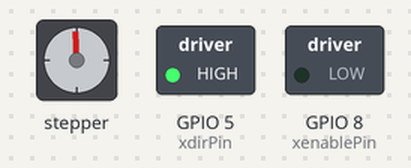
A sketch run on a simulated ESP8266 (NodeMCU). Shown: stepper motor, switched loads named in the sketch (green lamp = pin HIGH). WiFi joins after 1.5 s; servers stay silent unless stated; stepper angles assume 200 steps per turn; pins used as bus, display or sensor lines are not drawn; what the sketch prints to the serial monitor is not drawn.

Above: at 1.6 s.
Timing chart, 0 to 3.1 s (numbered marks = the images above):
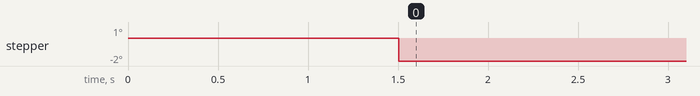

The sketch:

11_ESP8266_StepperMotor1.ino
```cpp
/*simulate RC control panel
123     ↖  ↑  ↗
456 =   ←  ㊣  →
789     ↙  ↓  ↘
L = turn left; R = turn right */
#include <ESP8266WiFi.h>
#include <WiFiClient.h>
#include <ESP8266WebServer.h>
#include <ESP8266mDNS.h>
#include <AccelStepper.h>
#ifndef STASSID
#define STASSID "CU_W"
#define STAPSK "Aa123456"
#define motorInterfaceType 1
#endif
// 定义电机控制用常量

// A4988连接Arduino引脚号
const int xdirPin = 5;     // 方向控制引脚
const int xstepPin = 2;    // 步进控制引脚
const int xenablePin = 8;  // 使能控制引脚
const int moveSteps = 200;    //运行步数
// Create a new instance of the AccelStepper class:
//< Stepper Driver, 2 driver pins required
 AccelStepper stepper1 = AccelStepper(motorInterfaceType,xstepPin,xdirPin);//建立步进电机对象

const char* ssid = STASSID;
const char* password = STAPSK;
ESP8266WebServer server(80);
// const int led = 2;
bool running = false;

const String postForms =
"<!DOCTYPE html>\
<html>\
<head>\
<meta charset=\"utf-8\">\
<title>Lynn's cockpit</title>\
<style>input[type=submit]{width: 100px;height: 50px;}\
form{margin:2px;display: inline}</style>\
</head>\
<body>\
<form action=\"/1/\" method=\"post\" target=\"nm_iframe\"> <input type=\"submit\" value=\"1\"></form>\
<form action=\"/2/\" method=\"post\" target=\"nm_iframe\"> <input type=\"submit\" value=\"2\"></form>\
<form action=\"/3/\" method=\"post\" target=\"nm_iframe\"> <input type=\"submit\" value=\"3\"></form><br>\
<form action=\"/4/\" method=\"post\" target=\"nm_iframe\"> <input type=\"submit\" value=\"4\"></form>\
<form action=\"/5/\" method=\"post\" target=\"nm_iframe\"> <input type=\"submit\" value=\"5\"></form>\
<form action=\"/6/\" method=\"post\" target=\"nm_iframe\"> <input type=\"submit\" value=\"6\"></form><br>\
<form action=\"/7/\" method=\"post\" target=\"nm_iframe\"> <input type=\"submit\" value=\"7\"></form>\
<form action=\"/8/\" method=\"post\" target=\"nm_iframe\"> <input type=\"submit\" value=\"8\"></form>\
<form action=\"/9/\" method=\"post\" target=\"nm_iframe\"> <input type=\"submit\" value=\"9\"></form><br>\
<form action=\"/L/\" method=\"post\" target=\"nm_iframe\"> <input type=\"submit\" value=\"L\"></form>\
<form action=\"/R/\" method=\"post\" target=\"nm_iframe\"> <input type=\"submit\" value=\"R\"></form><br>\
<iframe id=\"id_iframe\" name=\"nm_iframe\" style=\"display:none;\"></iframe>\
</body>\
</html>";
 void handle5() {
   running = !running;
  digitalWrite(xdirPin, HIGH); //"Set run on clockwise
 }

void handle4() {
 running = !running;
 digitalWrite(xdirPin, LOW);//"Set run on anti-clockwise
// Serial.println(running);
 }

void handleRoot() {
  // digitalWrite(led, HIGH);
  server.send(200, "text/html", postForms);
  // digitalWrite(led, LOW);
}

// void handle1() {
//   for(int i=0; i < 1; i++){
//     digitalWrite(led, LOW);
//     delay(1000);
//     digitalWrite(led, HIGH);
//     delay(1000);
//   }
//   digitalWrite(led, LOW);
// }

// void handle2() {
// for(int i=0;i < 2; i++){
//     digitalWrite(led, LOW);
//     delay(1000);
//     digitalWrite(led, HIGH);
//     delay(1000);
//   }
//   digitalWrite(led, LOW);
// }

// void handle3() {
// for(int i=0;i < 3; i++){
//     digitalWrite(led, LOW);
//     delay(1000);
//     digitalWrite(led, HIGH);
//     delay(1000);
//   }
//   digitalWrite(led, LOW);
//  }


void setup(void) {
  // pinMode(led, OUTPUT);
  // digitalWrite(led, LOW);
  Serial.begin(115200);
  WiFi.begin(ssid, password);
  Serial.println("");

  // pinMode(stepPin, OUTPUT); //Step pin as output
  // pinMode(dirPin,  OUTPUT); //Direcction pin as output
  // digitalWrite(stepPin, LOW); // Set motor stop when initial power is on.
  // digitalWrite(dirPin, HIGH);
  pinMode(xstepPin,OUTPUT);     // Arduino控制A4988步进引脚为输出模式
  pinMode(xdirPin,OUTPUT);      // Arduino控制A4988方向引脚为输出模式
  digitalWrite(xdirPin, HIGH);
  pinMode(xenablePin,OUTPUT);   // Arduino控制A4988使能引脚为输出模式
  digitalWrite(xenablePin,LOW); // 将使能控制引脚设置为低电平从而让
                                // 电机驱动板进入工作状态
  stepper1.setMaxSpeed(1000.0);     // 设置电机最大速度300
  stepper1.setAcceleration(100.0);  // 设置电机加速度20.0
  // stepper1.setSpeed(700);

  // Wait for connection
  while (WiFi.status() != WL_CONNECTED) {
    delay(500);
    Serial.print(".");
  }
  Serial.println("");
  Serial.print("Connected to ");
  Serial.println(ssid);
  Serial.print("IP address: ");
  Serial.println(WiFi.localIP());

  if (MDNS.begin("esp8266")) { Serial.println("MDNS responder started"); }
  server.on("/", handleRoot);
  // server.on("/1/", handle1);
  // server.on("/2/", handle2);
  // server.on("/3/", handle3);
  server.on("/4/", handle4);//Stepper Motor control//"Set run on anti-clockwise
  server.on("/5/", handle5);//Stepper Motor control//"Set run on clockwise

  server.begin();
  Serial.println("HTTP server started");
}

void loop(void) {
  server.handleClient();
  if( running )
 {
  //  digitalWrite(stepPin,LOW);
   stepper1.stop();
  //  Serial.println("stepPin,LOW");
 }
  else
  {
  // digitalWrite(stepPin,HIGH);
  stepper1.enableOutputs();
  // Serial.println("stepPin,HIGH");
  stepper1.setCurrentPosition(0);

  // Run the motor forward at 200 steps/second until the motor reaches 400 steps (2 revolutions):
  // while(stepper.currentPosition() != 600)
  // {
    stepper1.setSpeed(-800);
    stepper1.runSpeed();
  // }
    // delay(2000);
  }

  // // 控制步进电机往复运动
  // if ( stepper1.currentPosition() == 0 ){
  //   stepper1.moveTo(moveSteps);
  // } else if ( stepper1.currentPosition() == moveSteps  ){
  //   stepper1.moveTo(0);
  // }

  // stepper1.run();   // 1号电机运行
}
```
